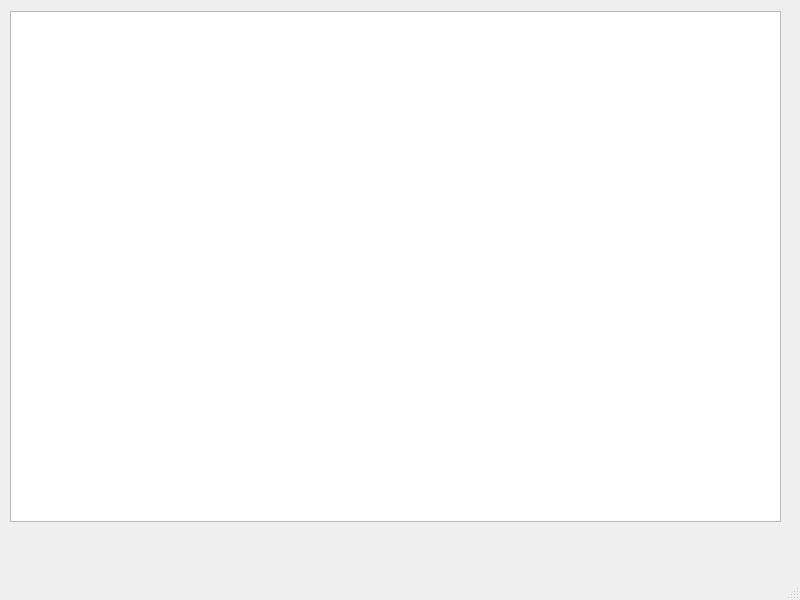
<?xml version="1.0" encoding="UTF-8"?>
<ui version="4.0">
 <class>MainWindow</class>
 <widget class="QMainWindow" name="MainWindow">
  <property name="geometry">
   <rect>
    <x>0</x>
    <y>0</y>
    <width>800</width>
    <height>600</height>
   </rect>
  </property>
  <property name="windowTitle">
   <string>MainWindow</string>
  </property>
  <widget class="QWidget" name="centralwidget">
   <widget class="QListView" name="tasksListView">
    <property name="geometry">
     <rect>
      <x>10</x>
      <y>11</y>
      <width>771</width>
      <height>511</height>
     </rect>
    </property>
   </widget>
  </widget>
  <widget class="QMenuBar" name="menubar">
   <property name="geometry">
    <rect>
     <x>0</x>
     <y>0</y>
     <width>800</width>
     <height>26</height>
    </rect>
   </property>
  </widget>
  <widget class="QStatusBar" name="statusbar"/>
 </widget>
 <resources/>
 <connections/>
</ui>
